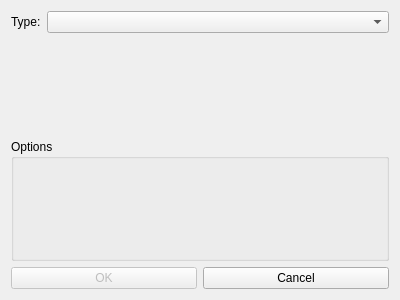
<?xml version="1.0" encoding="UTF-8"?>
<ui version="4.0">
 <class>AddEditActionDialog</class>
 <widget class="QDialog" name="AddEditActionDialog">
  <property name="geometry">
   <rect>
    <x>0</x>
    <y>0</y>
    <width>400</width>
    <height>300</height>
   </rect>
  </property>
  <property name="windowTitle">
   <string notr="true">AddEditActionDialog</string>
  </property>
  <layout class="QVBoxLayout" name="verticalLayout">
   <item>
    <layout class="QFormLayout" name="formLayout">
     <item row="0" column="0">
      <widget class="QLabel" name="label_2">
       <property name="text">
        <string>Type:</string>
       </property>
      </widget>
     </item>
     <item row="0" column="1">
      <widget class="QComboBox" name="type_box">
       <property name="sizePolicy">
        <sizepolicy hsizetype="Expanding" vsizetype="Fixed">
         <horstretch>0</horstretch>
         <verstretch>0</verstretch>
        </sizepolicy>
       </property>
      </widget>
     </item>
    </layout>
   </item>
   <item>
    <widget class="QGroupBox" name="groupBox">
     <property name="title">
      <string>Options</string>
     </property>
     <layout class="QVBoxLayout" name="config_layout"/>
    </widget>
   </item>
   <item>
    <layout class="QHBoxLayout" name="horizontalLayout">
     <item>
      <widget class="QPushButton" name="ok_button">
       <property name="enabled">
        <bool>false</bool>
       </property>
       <property name="text">
        <string>OK</string>
       </property>
      </widget>
     </item>
     <item>
      <widget class="QPushButton" name="cancel_button">
       <property name="text">
        <string>Cancel</string>
       </property>
      </widget>
     </item>
    </layout>
   </item>
  </layout>
 </widget>
 <resources/>
 <connections/>
</ui>
